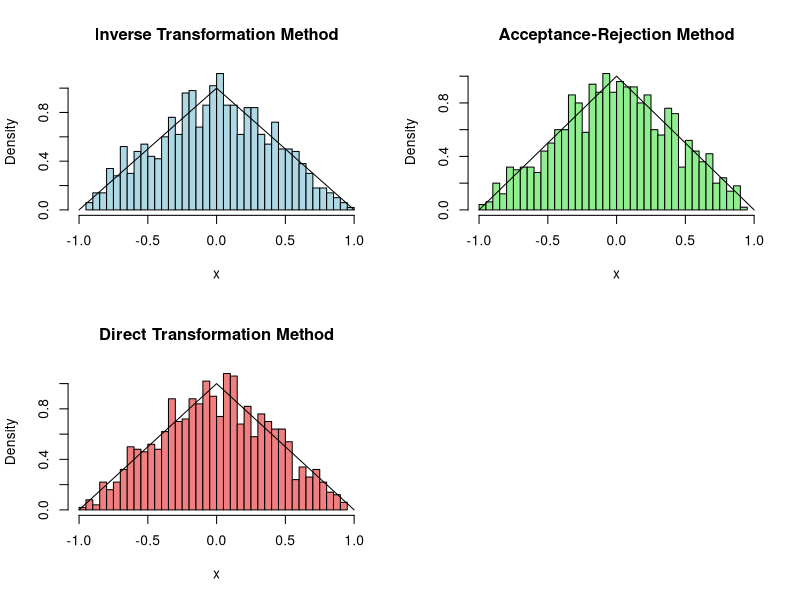
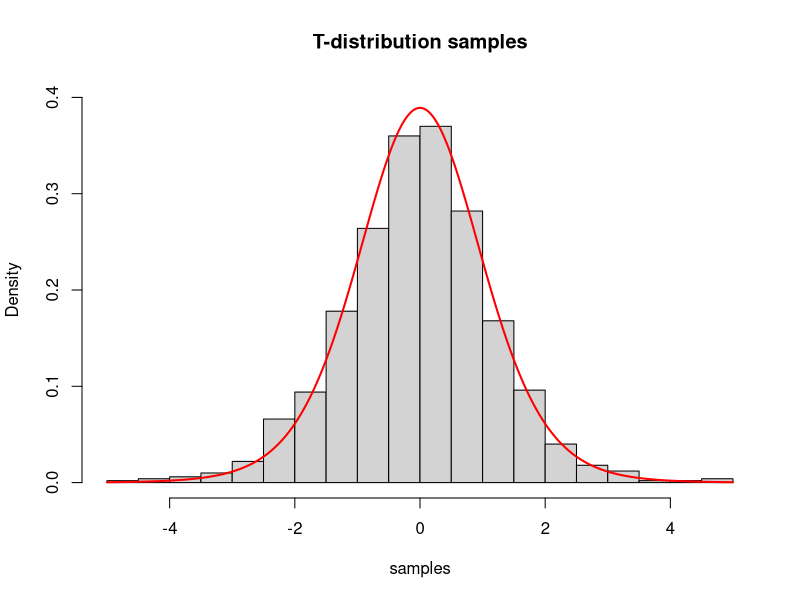
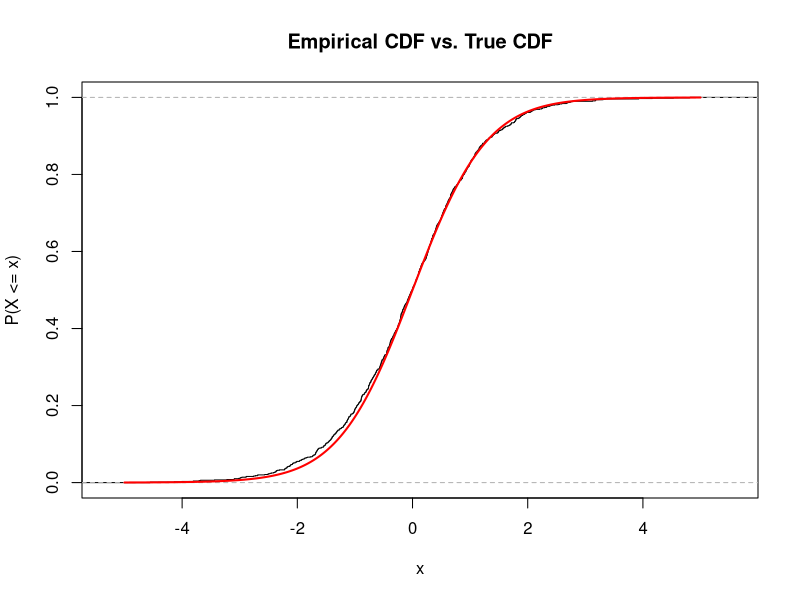
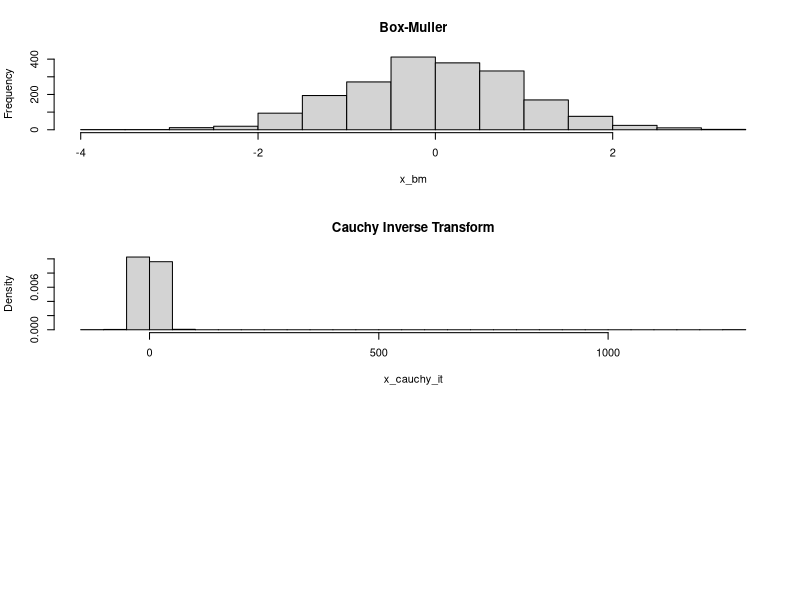

Recreate these plots in R, in order.
## ---- chunk 1
library(ggplot2)
set.seed(808)
# knitr::opts_chunk$set(fig.width = 8, fig.height = 12)
## ---- chunk 2
# (a) Inverse Transformation Method
inverse_transform <- function(n) {
  u <- runif(n)
  x <- ifelse(u <= 0.5, sqrt(2 * u) - 1, 1 - sqrt(2 * (1 - u)))
  return(x)
}
# Generate n random variables
n <- 1000
rv_it <- inverse_transform(n)



# (b) Acceptance-Rejection Method
random_acceptance_rejection <- function(n) {
  c <- 2  # Upper bound on f(x)/g(x)
  x <- numeric(n)
  i <- 1
  while (i <= n) {
    u1 <- runif(1)
    u2 <- runif(1)
    x_candidate <- -1 + 2 * u1
    if (u2 <= (1 - abs(x_candidate)) / (c * 0.5)) {
      x[i] <- x_candidate
      i <- i + 1
    }
  }
  return(x)
}
# Generate n random variables
rv_ar <- random_acceptance_rejection(n)



# (c) Direct Transformation Method
random_direct_transformation <- function(n) {
  x <- runif(n)
  y <- runif(n)
  z <- x - y
  return(z)
}
# Generate n random variables
rv_dt <- random_direct_transformation(n)

# (d) Plot and compare all the histograms
par(mfrow = c(2, 2))

y <- seq(-1, 1, .01)

hist(rv_it, breaks = 30, xlab = "x",
  freq = FALSE, main = "Inverse Transformation Method",
  col = "lightblue", xlim = c(-1, 1)
)
lines(y, 1 - abs(y)) # Density  curve

hist(rv_ar, freq = FALSE, breaks = 30, xlab = "x",
     main = "Acceptance-Rejection Method", col = "lightgreen", xlim = c(-1, 1))
lines(y, 1 - abs(y)) # Density  curve

hist(rv_dt, freq = FALSE, breaks = 30, xlab = "x",
     main = "Direct Transformation Method", col = "lightcoral", xlim = c(-1, 1))
lines(y, 1 - abs(y)) # Density  curve

par(mfrow = c(1, 1))  # Reset plotting parameters
## ---- chunk 3
# (a)
t_distribution_generator <- function(n, df) {
  # Generate normal samples
  z <- rnorm(n)
  # Calculate Chi-squared samples
  chi2 <- rchisq(n, df = df)
  # Apply the formula
  t <- z / sqrt(chi2 / df)
  return(t)
}

# (b)
n <- 1000
df <- 10

# Generate samples and true density
samples <- t_distribution_generator(n, df)
x <- seq(-5, 5, length = n)
theoretical_density <- dt(x, df = df)

# Plot histogram and density
hist(samples, main = "T-distribution samples", breaks = 20,
     freq = FALSE, ylim = c(0, 0.4))
lines(x, theoretical_density, col = "red", lwd = 2)

# (c)
# Calculate empirical CDF
ecdf <- ecdf(samples)

# Plot empirical and true CDF
plot(ecdf, main = "Empirical CDF vs. True CDF", xlab = "x", ylab = "P(X <= x)")
lines(x, pt(x, df = df), col = "red", lwd = 2)
## ---- chunk 4
# (a) Box-Muller
box_muller_algo <- function(n) {
  u1 <- runif(n)
  u2 <- runif(n)
  x1 <- sqrt(-2 * log(u1)) * cos(2 * pi * u2)
  x2 <- sqrt(-2 * log(u1)) * sin(2 * pi * u2)
  return(c(x1, x2))
}



# (b)
# Cauchy distribution inverse-transform method
inverse_cauchy <- function(n, sigma = 1, mu = 0) {
  u <- runif(n)
  ca <- sigma * tan(pi * (u - (1 / 2))) + mu
  return(ca)
}
# Acceptance-rejection Cauchy distribution
# ar_cauchy <- function(n) {
#   result <- numeric(n)
#   i <- 1                 # Succesful counts
#   trials <- 1
#   while (i <= n) {
#     u1 <- runif(1)
#     u2 <- runif(1)
#     x_can <- tan(pi * (u1 - 0.5))

#     if (u2 <= sqrt(2 / pi) * exp(-0.5 * x_can^2) / (1 + x_can^2)) {
#       result[i] <- x_can
#       i <- i + 1
#     }

#     trials <- trials + 1
#   }
#   return(list(mean_trials = mean(trials), n_trials = trials,
#               n_var = result))
# }

ar_cauchy <- function(n) {
  trials <- numeric(n)
  result <- numeric(n)

  for (i in 1:n) {
    accept <- FALSE
    while (!accept) {
      u1 <- runif(1)
      u2 <- runif(1)

      x <- tan(pi * (u1 - 0.5))

      if (u2 <= sqrt(2 / pi) * exp(-0.5 * x^2) / (1 + x^2)) {
        result[i] <- x
        accept <- TRUE
      } else {
        trials[i] <- trials[i] + 1
      }
    }
  }

  return(list(mean_trials = mean(trials), n_trials = trials,
              n_var = result))
}

# (d) Histograms
n <- 1000
x_bm <- box_muller_algo(n)
x_cauchy_it <- inverse_cauchy(n)
x_cauchy_ar <- ar_cauchy(n)
cat("The mean number of trials is", x_cauchy_ar$mean_trials, ".\n")

par(mfrow = c(3, 1))  # Plot multiple histograms
hist(x_bm, main = "Box-Muller", breaks = 20)

hist(x_cauchy_it, main = "Cauchy Inverse Transform", breaks = 20,
     freq = FALSE)
# hist(x_cauchy_ar$n_var, main = "Cauchy Acceptance Rejection", breaks = 20,
#      freq = FALSE)

# Add the true density curve of the Cauchy distribution
x_vals <- seq(-2, 2, length.out = n)
true_density_cauchy <- dcauchy(x_vals)
true_density_cauchy1 <- 1 / (pi * (1 + x_vals^2))
lines(x_vals, true_density_cauchy, col = "red", lwd = 2)
lines(x_vals, true_density_cauchy1, col = "#52986c", lwd = 2)

par(mfrow = c(1, 1))  # Reset plotting parameters
## ---- chunk 5

## ---- chunk 6

